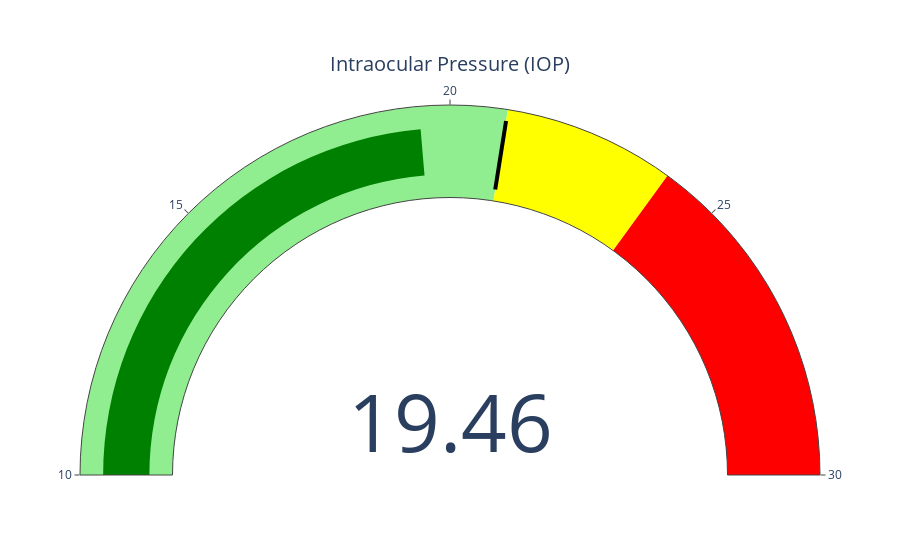

This figure's notebook cell:
### Code cell
fig = go.Figure(go.Indicator(
    mode="gauge+number",
    value=iop_value,
    title={'text': "Intraocular Pressure (IOP)"},
    gauge={
        'axis': {'range': [10, 30]},
        'steps': [
            {'range': [10, 21], 'color': "lightgreen"},
            {'range': [21, 24], 'color': "yellow"},
            {'range': [24, 30], 'color': "red"}],
        'threshold': {
            'line': {'color': "black", 'width': 4},
            'thickness': 0.75,
            'value': 21}}))

fig.show()

# guardar plot en fichero
#fig.write_image("../output/gauge.png")

### Figure 1 — Plotly figure (JSON) as saved in the notebook; plotly's stock layout.template omitted (floating-point values rounded to 4 significant figures)
{"data": [{"gauge": {"axis": {"range": [10, 30]}, "steps": [{"color": "lightgreen", "range": [10, 21]}, {"color": "yellow", "range": [21, 24]}, {"color": "red", "range": [24, 30]}], "threshold": {"line": {"color": "black", "width": 4}, "thickness": 0.75, "value": 21}}, "mode": "gauge+number", "title": {"text": "Intraocular Pressure (IOP)"}, "type": "indicator", "value": 19.46}], "layout": {}}
